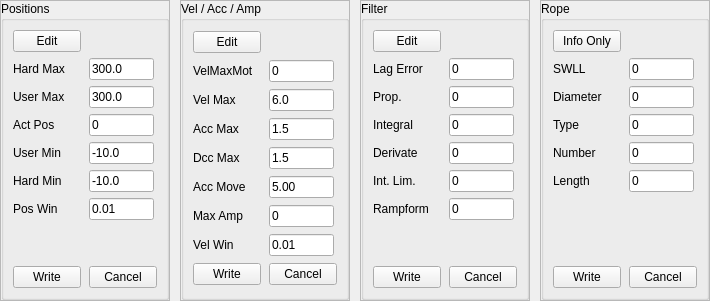
         <widget class="QWidget" name="pageParameters">
          <attribute name="title">
           <string>Parameters</string>
          </attribute>
          <layout class="QHBoxLayout" name="layoutPageParameters">
           <property name="spacing">
            <number>10</number>
           </property>
           <property name="leftMargin">
            <number>0</number>
           </property>
           <property name="topMargin">
            <number>0</number>
           </property>
           <property name="rightMargin">
            <number>0</number>
           </property>
           <property name="bottomMargin">
            <number>0</number>
           </property>
           <item>
            <widget class="QFrame" name="frameParamPositions">
             <property name="sizePolicy">
              <sizepolicy hsizetype="Preferred" vsizetype="Expanding">
               <horstretch>0</horstretch>
               <verstretch>1</verstretch>
              </sizepolicy>
             </property>
             <property name="maximumSize">
              <size>
               <width>170</width>
               <height>16777215</height>
              </size>
             </property>
             <property name="frameShape">
              <enum>QFrame::Shape::StyledPanel</enum>
             </property>
             <property name="frameShadow">
              <enum>QFrame::Shadow::Raised</enum>
             </property>
             <layout class="QVBoxLayout" name="layout_frameParamPositions">
              <property name="spacing">
               <number>0</number>
              </property>
              <property name="leftMargin">
               <number>0</number>
              </property>
              <property name="topMargin">
               <number>0</number>
              </property>
              <property name="rightMargin">
               <number>0</number>
              </property>
              <property name="bottomMargin">
               <number>0</number>
              </property>
              <item>
               <widget class="QGroupBox" name="gbPositions">
                <property name="maximumSize">
                 <size>
                  <width>170</width>
                  <height>16777215</height>
                 </size>
                </property>
                <property name="title">
                 <string>Positions</string>
                </property>
                <layout class="QGridLayout" name="layoutPositions_2">
                 <property name="horizontalSpacing">
                  <number>8</number>
                 </property>
                 <property name="verticalSpacing">
                  <number>6</number>
                 </property>
                 <item row="7" column="1">
                  <spacer name="verticalSpacer">
                   <property name="orientation">
                    <enum>Qt::Orientation::Vertical</enum>
                   </property>
                   <property name="sizeHint" stdset="0">
                    <size>
                     <width>20</width>
                     <height>40</height>
                    </size>
                   </property>
                  </spacer>
                 </item>
                 <item row="4" column="1">
                  <widget class="QLineEdit" name="txtUserMin_2">
                   <property name="maximumSize">
                    <size>
                     <width>65</width>
                     <height>16777215</height>
                    </size>
                   </property>
                   <property name="text">
                    <string>-10.0</string>
                   </property>
                  </widget>
                 </item>
                 <item row="4" column="0">
                  <widget class="QLabel" name="lblUserMin_2">
                   <property name="text">
                    <string>User Min</string>
                   </property>
                  </widget>
                 </item>
                 <item row="6" column="0">
                  <widget class="QLabel" name="lblPosWin2_2">
                   <property name="text">
                    <string>Pos Win</string>
                   </property>
                  </widget>
                 </item>
                 <item row="8" column="1">
                  <widget class="QPushButton" name="btnPosCancel">
                   <property name="text">
                    <string>Cancel</string>
                   </property>
                  </widget>
                 </item>
                 <item row="3" column="0">
                  <widget class="QLabel" name="lblActPos_2">
                   <property name="text">
                    <string>Act Pos</string>
                   </property>
                  </widget>
                 </item>
                 <item row="5" column="0">
                  <widget class="QLabel" name="lblHardMin_2">
                   <property name="text">
                    <string>Hard Min</string>
                   </property>
                  </widget>
                 </item>
                 <item row="5" column="1">
                  <widget class="QLineEdit" name="txtHardMin_2">
                   <property name="maximumSize">
                    <size>
                     <width>65</width>
                     <height>16777215</height>
                    </size>
                   </property>
                   <property name="text">
                    <string>-10.0</string>
                   </property>
                  </widget>
                 </item>
                 <item row="3" column="1">
                  <widget class="QLineEdit" name="txtActPos_2">
                   <property name="maximumSize">
                    <size>
                     <width>65</width>
                     <height>16777215</height>
                    </size>
                   </property>
                   <property name="text">
                    <string>0</string>
                   </property>
                   <property name="readOnly">
                    <bool>true</bool>
                   </property>
                  </widget>
                 </item>
                 <item row="1" column="1">
                  <widget class="QLineEdit" name="txtHardMax_2">
                   <property name="maximumSize">
                    <size>
                     <width>65</width>
                     <height>16777215</height>
                    </size>
                   </property>
                   <property name="text">
                    <string>300.0</string>
                   </property>
                  </widget>
                 </item>
                 <item row="8" column="0">
                  <widget class="QPushButton" name="btnPosWrite">
                   <property name="text">
                    <string>Write</string>
                   </property>
                  </widget>
                 </item>
                 <item row="2" column="1">
                  <widget class="QLineEdit" name="txtUserMax_2">
                   <property name="maximumSize">
                    <size>
                     <width>65</width>
                     <height>16777215</height>
                    </size>
                   </property>
                   <property name="text">
                    <string>300.0</string>
                   </property>
                  </widget>
                 </item>
                 <item row="1" column="0">
                  <widget class="QLabel" name="lblHardMax_2">
                   <property name="text">
                    <string>Hard Max</string>
                   </property>
                  </widget>
                 </item>
                 <item row="2" column="0">
                  <widget class="QLabel" name="lblUserMax_2">
                   <property name="text">
                    <string>User Max</string>
                   </property>
                  </widget>
                 </item>
                 <item row="6" column="1">
                  <widget class="QLineEdit" name="txtPosWin_2">
                   <property name="maximumSize">
                    <size>
                     <width>65</width>
                     <height>16777215</height>
                    </size>
                   </property>
                   <property name="text">
                    <string>0.01</string>
                   </property>
                  </widget>
                 </item>
                 <item row="0" column="0">
                  <widget class="QPushButton" name="btnPosEdit">
                   <property name="sizePolicy">
                    <sizepolicy hsizetype="Preferred" vsizetype="Fixed">
                     <horstretch>0</horstretch>
                     <verstretch>0</verstretch>
                    </sizepolicy>
                   </property>
                   <property name="text">
                    <string>Edit</string>
                   </property>
                  </widget>
                 </item>
                </layout>
               </widget>
              </item>
             </layout>
            </widget>
           </item>
           <item>
            <widget class="QFrame" name="frameParamVelAccAmp">
             <property name="sizePolicy">
              <sizepolicy hsizetype="Preferred" vsizetype="Expanding">
               <horstretch>0</horstretch>
               <verstretch>1</verstretch>
              </sizepolicy>
             </property>
             <property name="maximumSize">
              <size>
               <width>170</width>
               <height>16777215</height>
              </size>
             </property>
             <property name="frameShape">
              <enum>QFrame::Shape::StyledPanel</enum>
             </property>
             <property name="frameShadow">
              <enum>QFrame::Shadow::Raised</enum>
             </property>
             <layout class="QVBoxLayout" name="layout_frameParamVelAccAmp">
              <property name="spacing">
               <number>0</number>
              </property>
              <property name="leftMargin">
               <number>0</number>
              </property>
              <property name="topMargin">
               <number>0</number>
              </property>
              <property name="rightMargin">
               <number>0</number>
              </property>
              <property name="bottomMargin">
               <number>0</number>
              </property>
              <item>
               <widget class="QGroupBox" name="gbVelAccAmp">
                <property name="maximumSize">
                 <size>
                  <width>170</width>
                  <height>16777215</height>
                 </size>
                </property>
                <property name="title">
                 <string>Vel / Acc / Amp</string>
                </property>
                <layout class="QGridLayout" name="layoutVelAccAmp_3">
                 <property name="horizontalSpacing">
                  <number>8</number>
                 </property>
                 <property name="verticalSpacing">
                  <number>6</number>
                 </property>
                 <item row="2" column="1">
                  <widget class="QLineEdit" name="txtVelMax_3">
                   <property name="maximumSize">
                    <size>
                     <width>65</width>
                     <height>16777215</height>
                    </size>
                   </property>
                   <property name="text">
                    <string>6.0</string>
                   </property>
                  </widget>
                 </item>
                 <item row="6" column="1">
                  <widget class="QLineEdit" name="txtMaxAmp_3">
                   <property name="maximumSize">
                    <size>
                     <width>65</width>
                     <height>16777215</height>
                    </size>
                   </property>
                   <property name="text">
                    <string>0</string>
                   </property>
                  </widget>
                 </item>
                 <item row="1" column="0">
                  <widget class="QLabel" name="lblVelMaxMot_3">
                   <property name="text">
                    <string>VelMaxMot</string>
                   </property>
                  </widget>
                 </item>
                 <item row="5" column="1">
                  <widget class="QLineEdit" name="txtAccMove_3">
                   <property name="maximumSize">
                    <size>
                     <width>65</width>
                     <height>16777215</height>
                    </size>
                   </property>
                   <property name="text">
                    <string>5.00</string>
                   </property>
                  </widget>
                 </item>
                 <item row="4" column="1">
                  <widget class="QLineEdit" name="txtDccMax_3">
                   <property name="maximumSize">
                    <size>
                     <width>65</width>
                     <height>16777215</height>
                    </size>
                   </property>
                   <property name="text">
                    <string>1.5</string>
                   </property>
                  </widget>
                 </item>
                 <item row="7" column="0">
                  <widget class="QLabel" name="lblVelWin2_3">
                   <property name="text">
                    <string>Vel Win</string>
                   </property>
                  </widget>
                 </item>
                 <item row="5" column="0">
                  <widget class="QLabel" name="lblAccMove_3">
                   <property name="text">
                    <string>Acc Move</string>
                   </property>
                  </widget>
                 </item>
                 <item row="3" column="0">
                  <widget class="QLabel" name="lblAccMax_3">
                   <property name="text">
                    <string>Acc Max</string>
                   </property>
                  </widget>
                 </item>
                 <item row="2" column="0">
                  <widget class="QLabel" name="lblVelMax_3">
                   <property name="text">
                    <string>Vel Max</string>
                   </property>
                  </widget>
                 </item>
                 <item row="7" column="1">
                  <widget class="QLineEdit" name="txtVelWin_3">
                   <property name="maximumSize">
                    <size>
                     <width>65</width>
                     <height>16777215</height>
                    </size>
                   </property>
                   <property name="text">
                    <string>0.01</string>
                   </property>
                  </widget>
                 </item>
                 <item row="8" column="1">
                  <widget class="QPushButton" name="btnVelCancel_3">
                   <property name="text">
                    <string>Cancel</string>
                   </property>
                  </widget>
                 </item>
                 <item row="1" column="1">
                  <widget class="QLineEdit" name="txtVelMaxMot_3">
                   <property name="maximumSize">
                    <size>
                     <width>65</width>
                     <height>16777215</height>
                    </size>
                   </property>
                   <property name="text">
                    <string>0</string>
                   </property>
                   <property name="readOnly">
                    <bool>true</bool>
                   </property>
                  </widget>
                 </item>
                 <item row="8" column="0">
                  <widget class="QPushButton" name="btnVelWrite_3">
                   <property name="text">
                    <string>Write</string>
                   </property>
                  </widget>
                 </item>
                 <item row="4" column="0">
                  <widget class="QLabel" name="lblDccMax_3">
                   <property name="text">
                    <string>Dcc Max</string>
                   </property>
                  </widget>
                 </item>
                 <item row="3" column="1">
                  <widget class="QLineEdit" name="txtAccMax_3">
                   <property name="maximumSize">
                    <size>
                     <width>65</width>
                     <height>16777215</height>
                    </size>
                   </property>
                   <property name="text">
                    <string>1.5</string>
                   </property>
                  </widget>
                 </item>
                 <item row="6" column="0">
                  <widget class="QLabel" name="lblMaxAmp_3">
                   <property name="text">
                    <string>Max Amp</string>
                   </property>
                  </widget>
                 </item>
                 <item row="0" column="0">
                  <widget class="QPushButton" name="btnVelEdit_3">
                   <property name="sizePolicy">
                    <sizepolicy hsizetype="Preferred" vsizetype="Fixed">
                     <horstretch>0</horstretch>
                     <verstretch>0</verstretch>
                    </sizepolicy>
                   </property>
                   <property name="text">
                    <string>Edit</string>
                   </property>
                  </widget>
                 </item>
                </layout>
               </widget>
              </item>
             </layout>
            </widget>
           </item>
           <item>
            <widget class="QFrame" name="frameParamFilter">
             <property name="sizePolicy">
              <sizepolicy hsizetype="Preferred" vsizetype="Expanding">
               <horstretch>0</horstretch>
               <verstretch>1</verstretch>
              </sizepolicy>
             </property>
             <property name="maximumSize">
              <size>
               <width>170</width>
               <height>16777215</height>
              </size>
             </property>
             <property name="frameShape">
              <enum>QFrame::Shape::StyledPanel</enum>
             </property>
             <property name="frameShadow">
              <enum>QFrame::Shadow::Raised</enum>
             </property>
             <layout class="QVBoxLayout" name="layout_frameParamFilter">
              <property name="spacing">
               <number>0</number>
              </property>
              <property name="leftMargin">
               <number>0</number>
              </property>
              <property name="topMargin">
               <number>0</number>
              </property>
              <property name="rightMargin">
               <number>0</number>
              </property>
              <property name="bottomMargin">
               <number>0</number>
              </property>
              <item>
               <widget class="QGroupBox" name="gbFilter">
                <property name="maximumSize">
                 <size>
                  <width>170</width>
                  <height>16777215</height>
                 </size>
                </property>
                <property name="title">
                 <string>Filter</string>
                </property>
                <layout class="QGridLayout" name="layoutFilter_2">
                 <property name="horizontalSpacing">
                  <number>8</number>
                 </property>
                 <property name="verticalSpacing">
                  <number>6</number>
                 </property>
                 <item row="5" column="0">
                  <widget class="QLabel" name="lblIL_2">
                   <property name="text">
                    <string>Int. Lim.</string>
                   </property>
                  </widget>
                 </item>
                 <item row="4" column="0">
                  <widget class="QLabel" name="lblD_2">
                   <property name="text">
                    <string>Derivate</string>
                   </property>
                  </widget>
                 </item>
                 <item row="2" column="1">
                  <widget class="QLineEdit" name="txtP_2">
                   <property name="maximumSize">
                    <size>
                     <width>65</width>
                     <height>16777215</height>
                    </size>
                   </property>
                   <property name="text">
                    <string>0</string>
                   </property>
                  </widget>
                 </item>
                 <item row="6" column="0">
                  <widget class="QLabel" name="lblRamp_2">
                   <property name="text">
                    <string>Rampform</string>
                   </property>
                  </widget>
                 </item>
                 <item row="1" column="1">
                  <widget class="QLineEdit" name="txtLagError_2">
                   <property name="maximumSize">
                    <size>
                     <width>65</width>
                     <height>16777215</height>
                    </size>
                   </property>
                   <property name="text">
                    <string>0</string>
                   </property>
                   <property name="readOnly">
                    <bool>true</bool>
                   </property>
                  </widget>
                 </item>
                 <item row="4" column="1">
                  <widget class="QLineEdit" name="txtD_2">
                   <property name="maximumSize">
                    <size>
                     <width>65</width>
                     <height>16777215</height>
                    </size>
                   </property>
                   <property name="text">
                    <string>0</string>
                   </property>
                  </widget>
                 </item>
                 <item row="5" column="1">
                  <widget class="QLineEdit" name="txtIL_2">
                   <property name="maximumSize">
                    <size>
                     <width>65</width>
                     <height>16777215</height>
                    </size>
                   </property>
                   <property name="text">
                    <string>0</string>
                   </property>
                  </widget>
                 </item>
                 <item row="0" column="0">
                  <widget class="QPushButton" name="btnFilterEdit">
                   <property name="sizePolicy">
                    <sizepolicy hsizetype="Preferred" vsizetype="Fixed">
                     <horstretch>0</horstretch>
                     <verstretch>0</verstretch>
                    </sizepolicy>
                   </property>
                   <property name="text">
                    <string>Edit</string>
                   </property>
                  </widget>
                 </item>
                 <item row="3" column="1">
                  <widget class="QLineEdit" name="txtI_2">
                   <property name="maximumSize">
                    <size>
                     <width>65</width>
                     <height>16777215</height>
                    </size>
                   </property>
                   <property name="text">
                    <string>0</string>
                   </property>
                  </widget>
                 </item>
                 <item row="1" column="0">
                  <widget class="QLabel" name="lblLagError_2">
                   <property name="text">
                    <string>Lag Error</string>
                   </property>
                  </widget>
                 </item>
                 <item row="3" column="0">
                  <widget class="QLabel" name="lblI_2">
                   <property name="text">
                    <string>Integral</string>
                   </property>
                  </widget>
                 </item>
                 <item row="9" column="0">
                  <widget class="QPushButton" name="btnFilterWrite">
                   <property name="text">
                    <string>Write</string>
                   </property>
                  </widget>
                 </item>
                 <item row="6" column="1">
                  <widget class="QLineEdit" name="txtRamp_2">
                   <property name="maximumSize">
                    <size>
                     <width>65</width>
                     <height>16777215</height>
                    </size>
                   </property>
                   <property name="text">
                    <string>0</string>
                   </property>
                  </widget>
                 </item>
                 <item row="9" column="1">
                  <widget class="QPushButton" name="btnFilterCancel">
                   <property name="text">
                    <string>Cancel</string>
                   </property>
                  </widget>
                 </item>
                 <item row="2" column="0">
                  <widget class="QLabel" name="lblP_2">
                   <property name="text">
                    <string>Prop.</string>
                   </property>
                  </widget>
                 </item>
                 <item row="7" column="0">
                  <spacer name="verticalSpacer_2">
                   <property name="orientation">
                    <enum>Qt::Orientation::Vertical</enum>
                   </property>
                   <property name="sizeHint" stdset="0">
                    <size>
                     <width>20</width>
                     <height>40</height>
                    </size>
                   </property>
                  </spacer>
                 </item>
                </layout>
               </widget>
              </item>
             </layout>
            </widget>
           </item>
           <item>
            <widget class="QFrame" name="frameParamRope">
             <property name="sizePolicy">
              <sizepolicy hsizetype="Preferred" vsizetype="Expanding">
               <horstretch>0</horstretch>
               <verstretch>1</verstretch>
              </sizepolicy>
             </property>
             <property name="maximumSize">
              <size>
               <width>170</width>
               <height>16777215</height>
              </size>
             </property>
             <property name="frameShape">
              <enum>QFrame::Shape::StyledPanel</enum>
             </property>
             <property name="frameShadow">
              <enum>QFrame::Shadow::Raised</enum>
             </property>
             <layout class="QVBoxLayout" name="layout_frameParamRope">
              <property name="spacing">
               <number>0</number>
              </property>
              <property name="leftMargin">
               <number>0</number>
              </property>
              <property name="topMargin">
               <number>0</number>
              </property>
              <property name="rightMargin">
               <number>0</number>
              </property>
              <property name="bottomMargin">
               <number>0</number>
              </property>
              <item>
               <widget class="QGroupBox" name="gbRope">
                <property name="maximumSize">
                 <size>
                  <width>170</width>
                  <height>16777215</height>
                 </size>
                </property>
                <property name="title">
                 <string>Rope</string>
                </property>
                <layout class="QGridLayout" name="layoutRope_2">
                 <property name="horizontalSpacing">
                  <number>8</number>
                 </property>
                 <property name="verticalSpacing">
                  <number>6</number>
                 </property>
                 <item row="5" column="1">
                  <widget class="QLineEdit" name="txtLength_2">
                   <property name="maximumSize">
                    <size>
                     <width>65</width>
                     <height>16777215</height>
                    </size>
                   </property>
                   <property name="text">
                    <string>0</string>
                   </property>
                   <property name="readOnly">
                    <bool>true</bool>
                   </property>
                  </widget>
                 </item>
                 <item row="2" column="0">
                  <widget class="QLabel" name="lblDia_2">
                   <property name="text">
                    <string>Diameter</string>
                   </property>
                  </widget>
                 </item>
                 <item row="1" column="1">
                  <widget class="QLineEdit" name="txtSWLL_2">
                   <property name="maximumSize">
                    <size>
                     <width>65</width>
                     <height>16777215</height>
                    </size>
                   </property>
                   <property name="text">
                    <string>0</string>
                   </property>
                   <property name="readOnly">
                    <bool>true</bool>
                   </property>
                  </widget>
                 </item>
                 <item row="5" column="0">
                  <widget class="QLabel" name="lblLength_2">
                   <property name="text">
                    <string>Length</string>
                   </property>
                  </widget>
                 </item>
                 <item row="1" column="0">
                  <widget class="QLabel" name="lblSWLL_2">
                   <property name="text">
                    <string>SWLL</string>
                   </property>
                  </widget>
                 </item>
                 <item row="8" column="0">
                  <widget class="QPushButton" name="btnRopeWrite">
                   <property name="text">
                    <string>Write</string>
                   </property>
                  </widget>
                 </item>
                 <item row="3" column="0">
                  <widget class="QLabel" name="lblType_2">
                   <property name="text">
                    <string>Type</string>
                   </property>
                  </widget>
                 </item>
                 <item row="4" column="0">
                  <widget class="QLabel" name="lblNumber_2">
                   <property name="text">
                    <string>Number</string>
                   </property>
                  </widget>
                 </item>
                 <item row="4" column="1">
                  <widget class="QLineEdit" name="txtNumber_2">
                   <property name="maximumSize">
                    <size>
                     <width>65</width>
                     <height>16777215</height>
                    </size>
                   </property>
                   <property name="text">
                    <string>0</string>
                   </property>
                   <property name="readOnly">
                    <bool>true</bool>
                   </property>
                  </widget>
                 </item>
                 <item row="0" column="0">
                  <widget class="QPushButton" name="btnRopeInfo">
                   <property name="sizePolicy">
                    <sizepolicy hsizetype="Preferred" vsizetype="Fixed">
                     <horstretch>0</horstretch>
                     <verstretch>0</verstretch>
                    </sizepolicy>
                   </property>
                   <property name="text">
                    <string>Info Only</string>
                   </property>
                  </widget>
                 </item>
                 <item row="3" column="1">
                  <widget class="QLineEdit" name="txtType_2">
                   <property name="maximumSize">
                    <size>
                     <width>65</width>
                     <height>16777215</height>
                    </size>
                   </property>
                   <property name="text">
                    <string>0</string>
                   </property>
                   <property name="readOnly">
                    <bool>true</bool>
                   </property>
                  </widget>
                 </item>
                 <item row="2" column="1">
                  <widget class="QLineEdit" name="txtDia_2">
                   <property name="maximumSize">
                    <size>
                     <width>65</width>
                     <height>16777215</height>
                    </size>
                   </property>
                   <property name="text">
                    <string>0</string>
                   </property>
                   <property name="readOnly">
                    <bool>true</bool>
                   </property>
                  </widget>
                 </item>
                 <item row="8" column="1">
                  <widget class="QPushButton" name="btnRopeCancel">
                   <property name="text">
                    <string>Cancel</string>
                   </property>
                  </widget>
                 </item>
                 <item row="6" column="0">
                  <spacer name="verticalSpacer_3">
                   <property name="orientation">
                    <enum>Qt::Orientation::Vertical</enum>
                   </property>
                   <property name="sizeHint" stdset="0">
                    <size>
                     <width>20</width>
                     <height>40</height>
                    </size>
                   </property>
                  </spacer>
                 </item>
                </layout>
               </widget>
              </item>
             </layout>
            </widget>
           </item>
          </layout>
         </widget>
